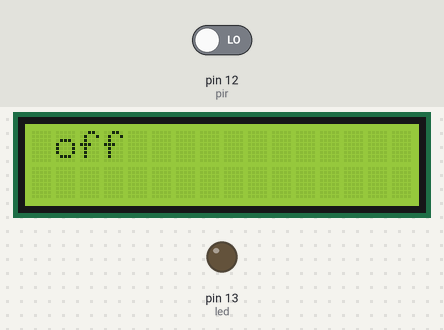
Simulated run of this sketch. Board: Arduino Uno, built with avr-gcc and run on an emulated ATmega328P. Parts: 16×2 character LCD, output pins drawn as LEDs (lit = HIGH). Inputs (shaded band) come from the test bench; at power-on: pin 12 (pir) LOW. What the sketch prints to the serial monitor is not drawn.

Above: at 1.2 s.
1.3 s: pin 12 (pir) driven HIGH
At 3.1 s:
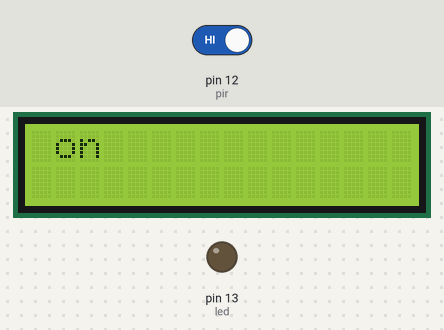
At 4.2 s:
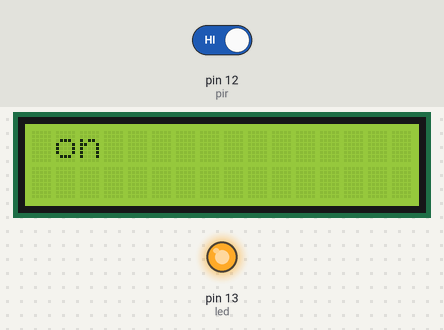
4.8 s: pin 12 (pir) driven LOW
At 6.3 s:
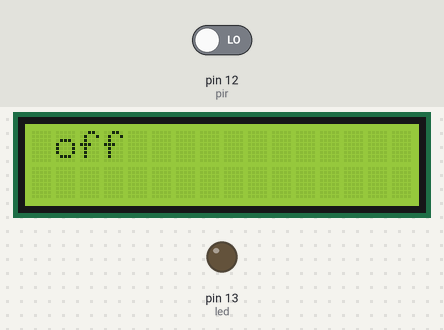
Timing chart, 0 to 7.8 s (numbered marks = the images above; inputs shaded):
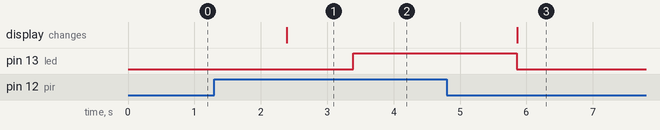

The sketch:

sketch_jun24a.ino
```cpp
#include<LiquidCrystal_I2C.h>
LiquidCrystal_I2C lcd(0x27,16,2);
int led =13;
int pir = 12;

void setup() {
  lcd.init(); // init= initialisation of lcd
  lcd.backlight(); // to turn the backlight
pinMode(led, OUTPUT);
pinMode (pir , INPUT );
Serial.begin (9600);
}

void loop() {
pir = digitalRead (12);
if (pir ==  1)
{
  lcd.clear();
  lcd.setCursor (0,0);
  lcd.print(" on ");
  delay(1000);
  digitalWrite(led, 1);
  Serial.print(pir);
  Serial.print("pir");
}
else {
  digitalWrite ( led, 0);
  lcd.clear();
  lcd.setCursor (0,0);
  lcd.print(" off ");
  delay(1000);
}
delay (150);
}
```

Measured:
- after the input at 1.3 s, pin 13 (led): LOW → HIGH after 2.1 s; the display: changes after 1.1 s (image 1)
- after the input at 4.8 s, pin 13 (led): HIGH → LOW after 1.1 s; the display: changes after 1.1 s (image 3)
